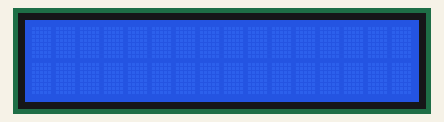
The sketch below on a simulated Arduino Uno, built with avr-gcc and run on an emulated ATmega328P. Shown: 16×2 character LCD.

Above: at 0.1 s.
At 0.6 s:
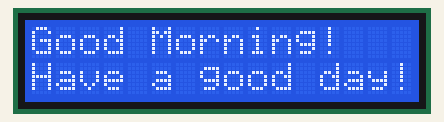

The sketch:

Display.ino
```cpp
// include the library code:
#include <LiquidCrystal.h>

// initialize the library by associating any needed LCD interface pin
// with the arduino pin number it is connected to
const int rs = 8, en = 9, d4 = 4, d5 = 5, d6 = 6, d7 = 7;
LiquidCrystal lcd(rs, en, d4, d5, d6, d7);

void setup() {
  // set up the LCD's number of columns and rows:
  lcd.begin(16, 2);
  // Print a message to the LCD.
  lcd.print("Good Morning!");
  lcd.setCursor(0,1);
  lcd.print("Have a good day!");

}

void loop() {
  // Turn off the display:
  lcd.noDisplay();
  delay(500);
  // Turn on the display:
  lcd.display();
  delay(500);
}
```

Measured:
- what the display in image 1 shows lasts 0.5 s, from 0.6 s to 1.1 s
